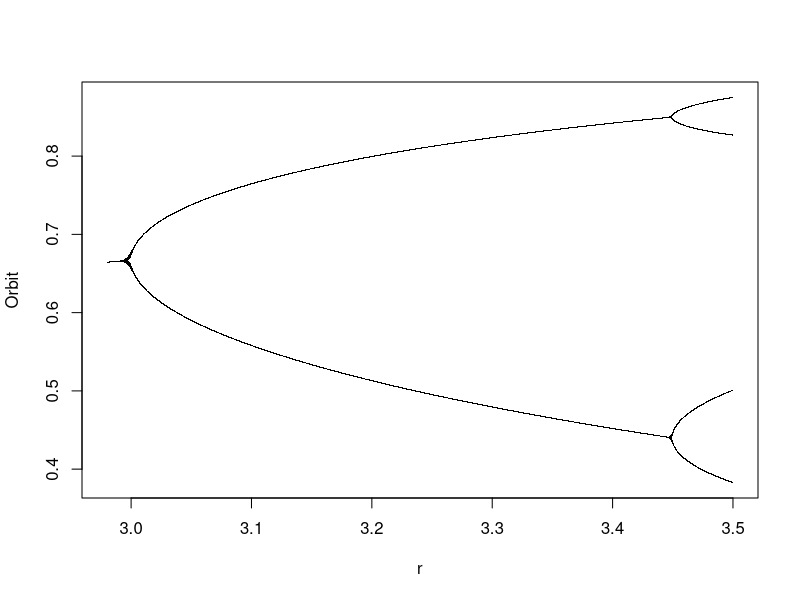

Write the R code that produced this figure.
logisticDistribution <- function(start = 2.98, end = 4, by=0.003, iterations=c(800, 1000)) {
  logistic.map <- function(r, x, N, M){
    ## r: bifurcation parameter
    ## x: initial value
    ## N: number of iteration
    ## M: number of iteration points to be returned
    z <- 1:N
    z[1] <- x
    for (i in c(1:(N-1))) {
      z[i+1] <- r *z[i]  * (1 - z[i])
    }
    ## Return the last M iterations
    z[c((N-M):N)]
  }

  ## Set scanning range for bifurcation parameter r
  my.r <- seq(start, end, by=by)
  system.time(Orbit <- sapply(my.r, logistic.map,  x=0.1, N=iterations[2], M=iterations[1]))
  ##   user  system elapsed (on a 2.4GHz Core2Duo)
  ##   2.910   0.018   2.919

  Orbit <- as.vector(Orbit)
  r <- sort(rep(my.r, iterations[1]+1))

  plot(Orbit ~ r, pch=".")
}

logisticDistribution(2.98, 3.5, 0.0001, c(500, 1000))
